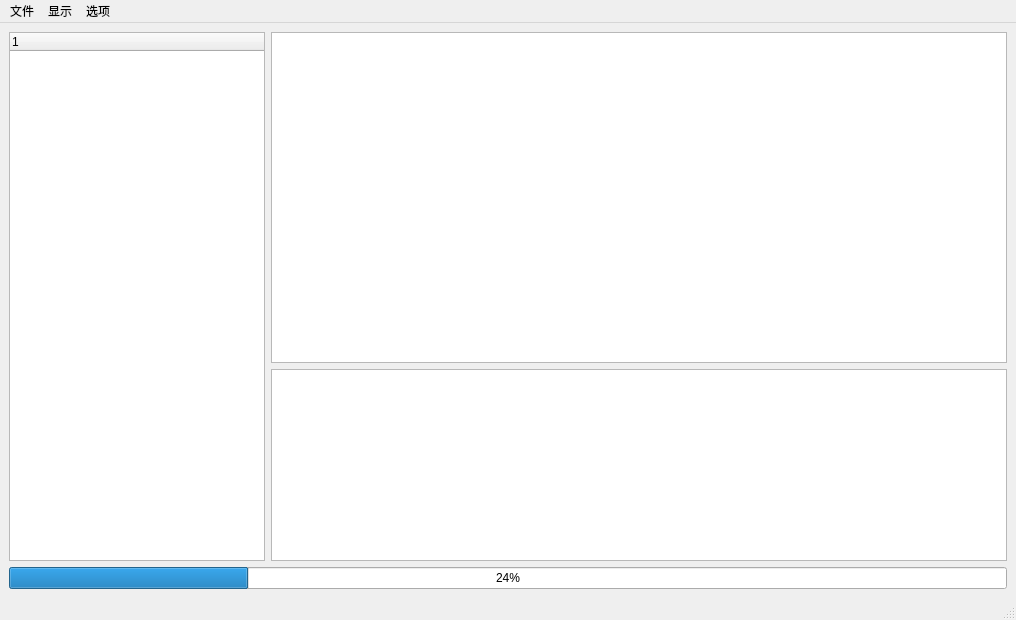
<?xml version="1.0" encoding="UTF-8"?>
<ui version="4.0">
 <class>MainWindow</class>
 <widget class="QMainWindow" name="MainWindow">
  <property name="windowModality">
   <enum>Qt::ApplicationModal</enum>
  </property>
  <property name="geometry">
   <rect>
    <x>0</x>
    <y>0</y>
    <width>1016</width>
    <height>620</height>
   </rect>
  </property>
  <property name="sizePolicy">
   <sizepolicy hsizetype="Expanding" vsizetype="Expanding">
    <horstretch>0</horstretch>
    <verstretch>0</verstretch>
   </sizepolicy>
  </property>
  <property name="windowTitle">
   <string>PyQtTask</string>
  </property>
  <widget class="QWidget" name="centralwidget">
   <layout class="QGridLayout" name="gridLayout_2">
    <item row="0" column="0">
     <layout class="QGridLayout" name="gridLayout">
      <property name="sizeConstraint">
       <enum>QLayout::SetMaximumSize</enum>
      </property>
      <item row="1" column="1">
       <widget class="QTextBrowser" name="textBrowser">
        <property name="sizePolicy">
         <sizepolicy hsizetype="Expanding" vsizetype="Preferred">
          <horstretch>0</horstretch>
          <verstretch>0</verstretch>
         </sizepolicy>
        </property>
       </widget>
      </item>
      <item row="0" column="1">
       <widget class="QTableWidget" name="tableWidget">
        <property name="sizePolicy">
         <sizepolicy hsizetype="Expanding" vsizetype="Expanding">
          <horstretch>0</horstretch>
          <verstretch>0</verstretch>
         </sizepolicy>
        </property>
        <property name="cursor" stdset="0">
         <cursorShape>PointingHandCursor</cursorShape>
        </property>
        <property name="contextMenuPolicy">
         <enum>Qt::CustomContextMenu</enum>
        </property>
        <property name="sortingEnabled">
         <bool>true</bool>
        </property>
        <attribute name="verticalHeaderVisible">
         <bool>true</bool>
        </attribute>
       </widget>
      </item>
      <item row="0" column="0" rowspan="2">
       <widget class="QTreeWidget" name="treeWidget">
        <property name="sizePolicy">
         <sizepolicy hsizetype="Preferred" vsizetype="Expanding">
          <horstretch>0</horstretch>
          <verstretch>0</verstretch>
         </sizepolicy>
        </property>
        <property name="contextMenuPolicy">
         <enum>Qt::CustomContextMenu</enum>
        </property>
        <column>
         <property name="text">
          <string notr="true">1</string>
         </property>
        </column>
       </widget>
      </item>
     </layout>
    </item>
    <item row="1" column="0">
     <widget class="QProgressBar" name="progressBar">
      <property name="value">
       <number>24</number>
      </property>
     </widget>
    </item>
   </layout>
  </widget>
  <widget class="QMenuBar" name="menubar">
   <property name="geometry">
    <rect>
     <x>0</x>
     <y>0</y>
     <width>1016</width>
     <height>23</height>
    </rect>
   </property>
   <widget class="QMenu" name="menu_File">
    <property name="title">
     <string>文件</string>
    </property>
    <addaction name="actionNewTask"/>
    <addaction name="actionImportSEPPTs"/>
    <addaction name="actionExportSEtoExcel"/>
    <addaction name="separator"/>
    <addaction name="actionExit"/>
   </widget>
   <widget class="QMenu" name="menu_Option">
    <property name="title">
     <string>选项</string>
    </property>
    <addaction name="actionSetupDefaultFile"/>
   </widget>
   <widget class="QMenu" name="menu_Show">
    <property name="title">
     <string>显示</string>
    </property>
    <addaction name="actionRefresh"/>
    <addaction name="separator"/>
    <addaction name="actionShowTask"/>
    <addaction name="separator"/>
    <addaction name="actionShowAllWorkFlow"/>
    <addaction name="actionShowAllWorkFlowOpened"/>
    <addaction name="separator"/>
    <addaction name="actionShowAllMainstone"/>
    <addaction name="separator"/>
    <addaction name="actionShowAllDataReleasePlan"/>
    <addaction name="separator"/>
    <addaction name="actionShowAllSEProblem"/>
    <addaction name="actionShowAllSEProblemOpened"/>
   </widget>
   <addaction name="menu_File"/>
   <addaction name="menu_Show"/>
   <addaction name="menu_Option"/>
  </widget>
  <widget class="QStatusBar" name="statusbar"/>
  <action name="actionNewTask">
   <property name="text">
    <string>NewTask</string>
   </property>
  </action>
  <action name="actionExit">
   <property name="text">
    <string>Exit</string>
   </property>
  </action>
  <action name="actionSetupDefaultFile">
   <property name="text">
    <string>SetupDefaultFile</string>
   </property>
  </action>
  <action name="actionShowTask">
   <property name="text">
    <string>ShowTask</string>
   </property>
  </action>
  <action name="actionShowAllWorkFlow">
   <property name="text">
    <string>ShowAllWorkFlow</string>
   </property>
  </action>
  <action name="actionShowAllMainstone">
   <property name="text">
    <string>ShowAllMainstone</string>
   </property>
  </action>
  <action name="actionShowAllDataReleasePlan">
   <property name="text">
    <string>ShowAllDataReleasePlan</string>
   </property>
  </action>
  <action name="actionShowAllWorkFlowOpened">
   <property name="text">
    <string>ShowAllWorkFlowOpened</string>
   </property>
  </action>
  <action name="actionRefresh">
   <property name="text">
    <string>Refresh</string>
   </property>
  </action>
  <action name="actionShowAllSEProblem">
   <property name="text">
    <string>ShowAllSEProblem</string>
   </property>
  </action>
  <action name="actionShowAllSEProblemOpened">
   <property name="text">
    <string>ShowAllSEProblemOpened</string>
   </property>
  </action>
  <action name="actionImportSEPPTs">
   <property name="text">
    <string>ImportSEPPTs</string>
   </property>
  </action>
  <action name="actionExportSEtoExcel">
   <property name="text">
    <string>ExportSEtoExcel</string>
   </property>
  </action>
 </widget>
 <resources/>
 <connections/>
</ui>
